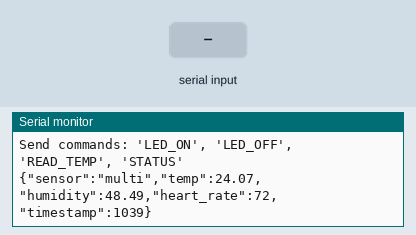
This sketch was run on a simulated Arduino Uno, built with avr-gcc and run on an emulated ATmega328P. Shown: the last lines printed to the serial monitor. Inputs (shaded band) come from the test bench. Random numbers use the default seed unless the sketch sets one.

Above: at 2.2 s.
2.3 s: "LED_ON\n" received over Serial
At 4.5 s:
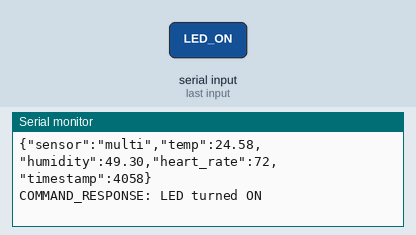
5.3 s: "LED_OFF\n" received over Serial
At 7.5 s:
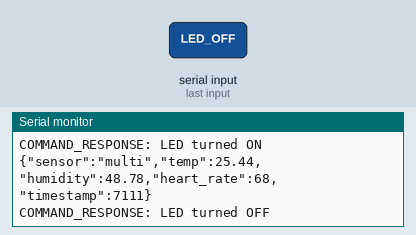
8.3 s: "READ_TEMP\n" received over Serial
At 10.6 s:
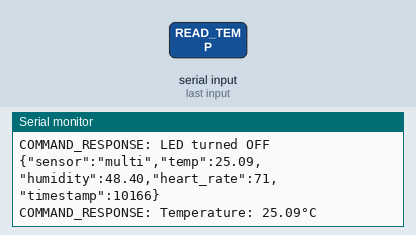
11.3 s: "STATUS\n" received over Serial
At 14.0 s:
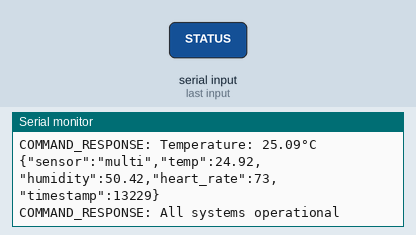
14.3 s: "HELP\n" received over Serial
At 17.5 s:
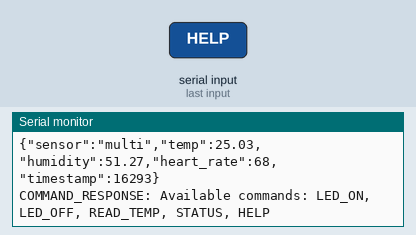
Timing chart, 0 to 18.3 s (numbered marks = the images above; inputs shaded):
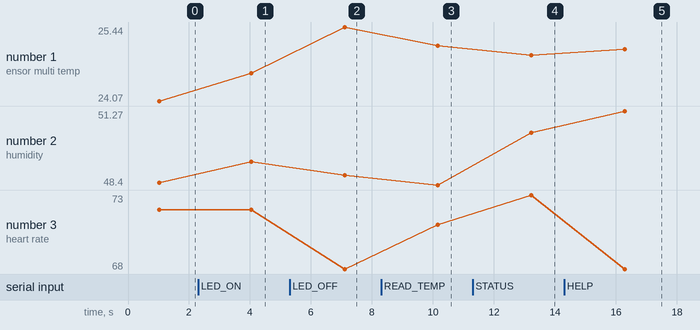

The sketch:

arduino_test.ino
```cpp
// arduino/arduino_test.ino - Updated for better JSON parsing
void setup() {
  Serial.begin(9600);
  Serial.println("Arduino connected successfully!");
  Serial.println("Send commands: 'LED_ON', 'LED_OFF', 'READ_TEMP', 'STATUS'");
  delay(1000);
}

void loop() {
  // Send fake sensor data every 3 seconds
  float temperature = 25.0 + random(-100, 100) / 100.0;  // More variation
  float humidity = 50.0 + random(-200, 200) / 100.0;
  int heartRate = 70 + random(-50, 50) / 10;

  // Send clean JSON formatted data
  Serial.print("{");
  Serial.print("\"sensor\":\"multi\",");
  Serial.print("\"temp\":");
  Serial.print(temperature, 2);
  Serial.print(",\"humidity\":");
  Serial.print(humidity, 2);
  Serial.print(",\"heart_rate\":");
  Serial.print(heartRate);
  Serial.print(",\"timestamp\":");
  Serial.print(millis());
  Serial.println("}");

  // Check for incoming commands
  if (Serial.available() > 0) {
    String command = Serial.readStringUntil('\n');
    command.trim();

    if (command == "LED_ON") {
      Serial.println("COMMAND_RESPONSE: LED turned ON");
    } else if (command == "LED_OFF") {
      Serial.println("COMMAND_RESPONSE: LED turned OFF");
    } else if (command == "READ_TEMP") {
      Serial.print("COMMAND_RESPONSE: Temperature: ");
      Serial.print(temperature, 2);
      Serial.println("°C");
    } else if (command == "STATUS") {
      Serial.println("COMMAND_RESPONSE: All systems operational");
    } else if (command == "HELP") {
      Serial.println("COMMAND_RESPONSE: Available commands: LED_ON, LED_OFF, READ_TEMP, STATUS, HELP");
    } else {
      Serial.print("COMMAND_RESPONSE: Unknown command: ");
      Serial.println(command);
    }
  }

  delay(3000); // Wait 3 seconds
}
```

Measured:
- after the input at 2.3 s, the serial monitor: prints a new line after 1.8 s (image 1)
- after the input at 5.3 s, the serial monitor: prints a new line after 1.9 s (image 2)
- after the input at 8.3 s, the serial monitor: prints a new line after 1.9 s (image 3)
- after the input at 11.3 s, the serial monitor: prints a new line after 2.0 s (image 4)
- after the input at 14.3 s, the serial monitor: prints a new line after 2.1 s (image 5)
